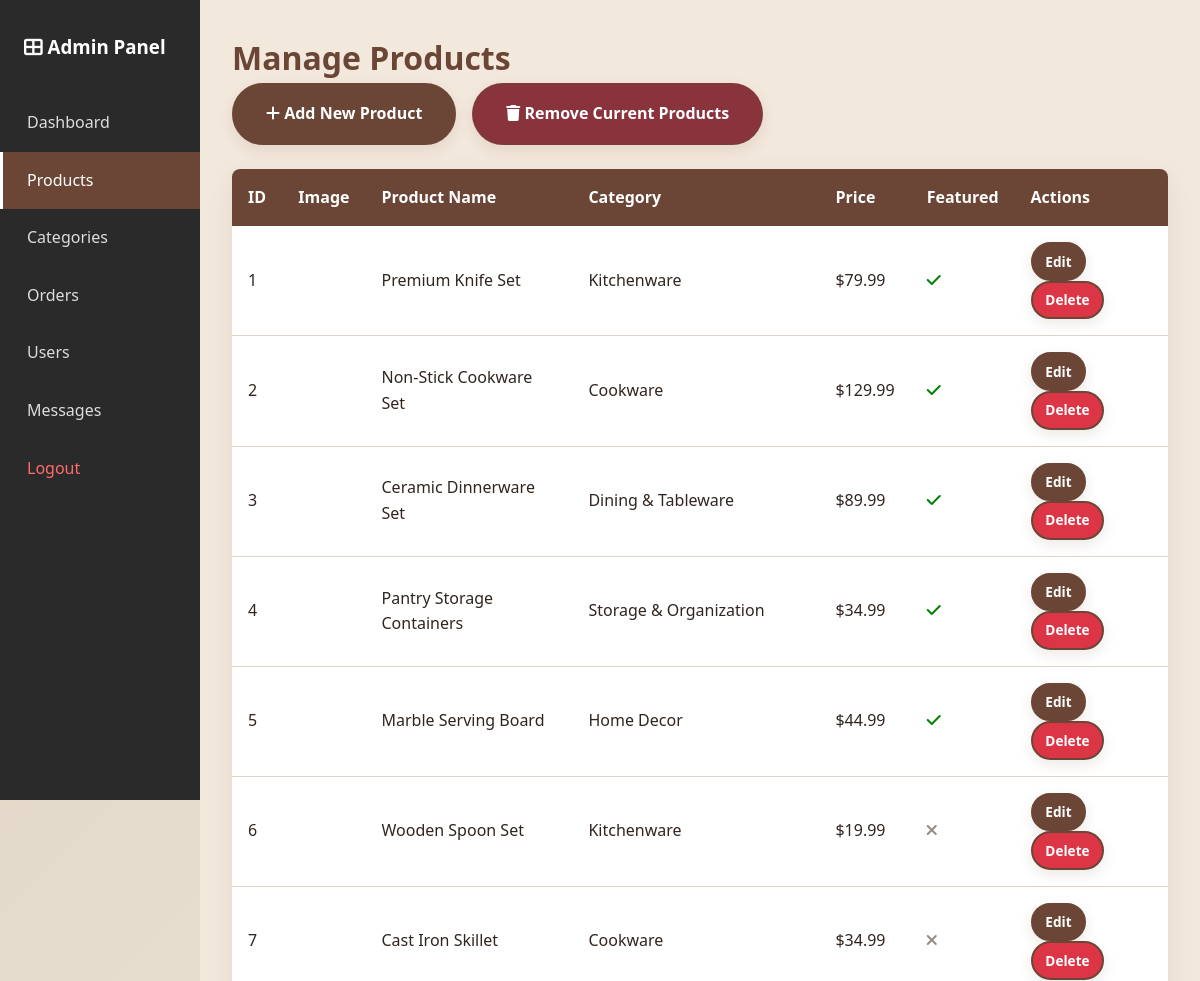
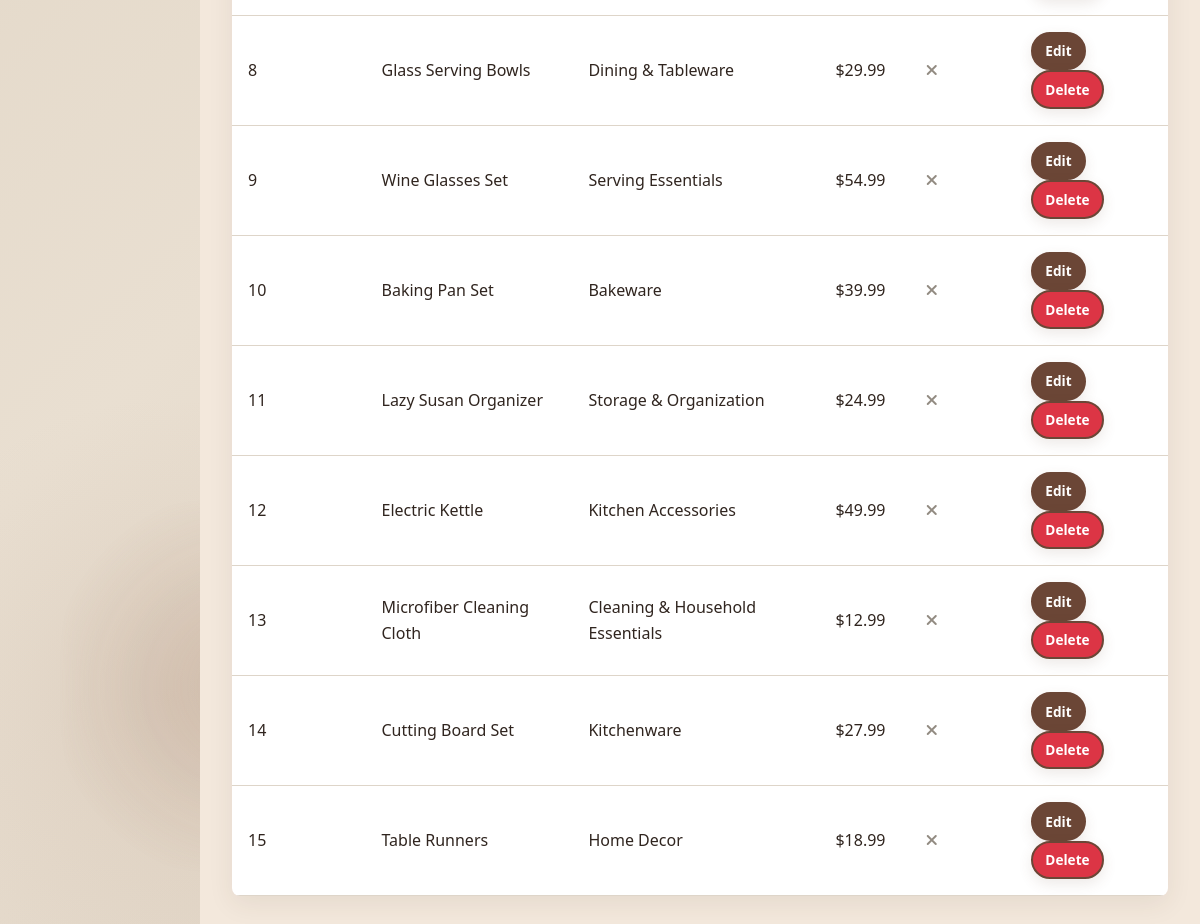
/admin/products.php (signed in), run on the app's committed database (2 pictures, top to bottom).
### tables this page shows
CREATE TABLE IF NOT EXISTS products (
    id INT PRIMARY KEY AUTO_INCREMENT,
    category_id INT NOT NULL,
    name VARCHAR(150) NOT NULL,
    description TEXT,
    price DECIMAL(10, 2) NOT NULL,
    discount_price DECIMAL(10, 2),
    stock INT DEFAULT 0,
    rating DECIMAL(3, 2) DEFAULT 0,
    image_url VARCHAR(255),
    featured INT DEFAULT 0,
    created_at TIMESTAMP DEFAULT CURRENT_TIMESTAMP,
    FOREIGN KEY (category_id) REFERENCES categories(id)
);

CREATE TABLE IF NOT EXISTS categories (
    id INT PRIMARY KEY AUTO_INCREMENT,
    name VARCHAR(100) NOT NULL UNIQUE,
    description TEXT,
    image_url VARCHAR(255),
    created_at TIMESTAMP DEFAULT CURRENT_TIMESTAMP
);

### includes/functions.php (called while the page is built, shortened)
<?php
function formatPrice($price) {
    return '$' . number_format($price, 2);
}
function getCategory($id) {
    global $conn;
    $id = intval($id);
    $result = $conn->query("SELECT * FROM categories WHERE id = $id");
    return $result->fetch_assoc();
}
function getProductImageUrl($product, $is_admin = false) {
    $prefix = $is_admin ? '../' : '';
    if (is_array($product)) {
        if (!empty($product['image_url'])) {
            $img = $product['image_url'];
            if (strpos($img, '/') === 0) {
                $img = substr($img, 1);
            }
            return $prefix . $img;
        }
    }
    return $prefix . 'images/placeholder.jpg';
}

### admin/products.php (the view, shortened to what this page needs)
<?php
require_once '../includes/db.php';
require_once '../includes/functions.php';
$action = $_GET['action'] ?? 'list';
include '../includes/header.php';
?>
<div class="admin-container">
    <aside class="admin-sidebar">
        <h3>
            <i class="fas fa-th-large"></i> Admin Panel
        </h3>
        <nav>
            <a href="dashboard.php">Dashboard</a>
            <a href="products.php" class="active">Products</a>
            <a href="categories.php">Categories</a>
            <a href="orders.php">Orders</a>
            <a href="users.php">Users</a>
            <a href="messages.php">Messages</a>
            <a href="../logout.php" onclick="showLogoutModal(event)" style="color: #ff6b6b;">
                Logout
            </a>
        </nav>
    </aside>
    <main class="admin-main">
        <h1 style="color: var(--brown); margin-top: 0;">
            Manage Products
        </h1>
        <?php if ($action == 'list'): ?>
            <div style="display: flex; gap: 1rem; margin-bottom: 1rem;">
                <a href="products.php?action=add" class="btn">
                    <i class="fas fa-plus"></i>
                    Add New Product
                </a>
                <a
                    href="products.php?action=clear_all"
                    class="btn btn-secondary"
                    onclick="return confirm('Are you sure you want to delete all current products?');"
                    style="background-color: #89343dff; color: #fff;"
                >
                    <i class="fas fa-trash"></i>
                    Remove Current Products
                </a>
            </div>
            <table class="admin-table">
                <thead>
                    <tr>
                        <th>ID</th>
                        <th>Image</th>
                        <th>Product Name</th>
                        <th>Category</th>
                        <th>Price</th>
                        <th>Featured</th>
                        <th>Actions</th>
                    </tr>
                </thead>
                <tbody>
                    <?php
                    $products = $conn->query(
                        "SELECT * FROM products ORDER BY created_at DESC"
                    );
                    while ($product = $products->fetch_assoc()):
                        $category = getCategory($product['category_id']);
                        $img_src = getProductImageUrl($product, true);
                    ?>
                        <tr>
                            <td>
                                <?php echo $product['id']; ?>
                            </td>
                            <td>
                                <img
                                    src="<?php echo $img_src; ?>"
                                    alt="<?php echo htmlspecialchars($product['name']); ?>"
                                    style="width: 45px; height: 45px; object-fit: cover; border-radius: 4px;"
                                    onerror="this.onerror=null; this.src='../images/placeholder.jpg'"
                                >
                            </td>
                            <td>
                                <?php echo htmlspecialchars($product['name']); ?>
                            </td>
                            <td>
                                <?php echo htmlspecialchars($category['name'] ?? 'Unknown'); ?>
                            </td>
                            <td>
                                <?php echo formatPrice($product['price']); ?>
                            </td>
                            <td>
                                <?php if ($product['featured']): ?>
                                    <span style="color: green;">
                                        <i class="fas fa-check"></i>
                                    </span>
                                <?php else: ?>
                                    <span style="color: var(--text-lighter);">
                                        <i class="fas fa-times"></i>
                                    </span>
                                <?php endif; ?>
                            </td>
                            <td>
                                <a
                                    href="products.php?action=edit&id=<?php echo $product['id']; ?>"
                                    class="btn btn-small"
                                    style="padding: 0.4rem 0.8rem; font-size: 0.85rem;"
                                >
                                    Edit
                                </a>
                                <a
                                    href="products.php?action=delete&id=<?php echo $product['id']; ?>"
                                    class="btn btn-small"
                                    onclick="return confirm('Delete this product?');"
                                    style="padding: 0.4rem 0.8rem; font-size: 0.85rem; background-color: #dc3545;"
                                >
                                    Delete
                                </a>
                            </td>
                        </tr>
                    <?php endwhile; ?>
                </tbody>
            </table>
        <?php endif; ?>
    </main>
</div>
</body>
</html>

### css/style.css (style rules this page uses)
:root { --primary-bg: #faf8f6; --secondary-bg: #f5f1ed; --tertiary-bg: #efe9e3; --accent-light: #e8dfd5; --text-dark: #3a3a3a; --text-light: #6b6b6b; --text-lighter: #999; --border-color: #ddd8d0; --brown: #8b7355; --accent-brown: #a68070; --shadow: 0 2px 8px rgba(0, 0, 0, 0.08); --shadow-lg: 0 8px 24px rgba(0, 0, 0, 0.12); --transition: all 0.3s ease; }
* { margin: 0; padding: 0; box-sizing: border-box; }
html { scroll-behavior: smooth; width: 100%; overflow-x: hidden; }
body { font-family: 'Segoe UI', Tahoma, Geneva, Verdana, sans-serif; background-color: var(--primary-bg); color: var(--text-dark); line-height: 1.6; width: 100%; min-height: 100vh; overflow-x: hidden; }
img { max-width: 100%; }
a { text-decoration: none; color: inherit; }
.btn { display: inline-block; padding: 1rem 2rem; background-color: var(--brown); color: white; border-radius: 8px; font-weight: 600; transition: var(--transition); border: 2px solid var(--brown); cursor: pointer; font-size: 1rem; text-align: center; }
.btn-secondary { background-color: transparent; color: var(--brown); }
.btn-small { padding: 0.75rem 1.5rem; font-size: 0.95rem; }
.admin-container { display: grid; grid-template-columns: 200px 1fr; min-height: 100vh; width: 100%; }
.admin-sidebar { background-color: #2a2a2a; color: white; padding: 2rem 0; position: sticky; top: 0; max-height: 100vh; overflow-y: auto; }
.admin-sidebar h3 { padding: 0 1.5rem; margin-bottom: 2rem; }
.admin-sidebar a { display: block; padding: 1rem 1.5rem; color: #ddd; text-decoration: none; transition: all 0.3s ease; border-left: 3px solid transparent; }
.admin-sidebar a:hover, .admin-sidebar a.active { background-color: var(--brown); border-left-color: white; color: white; }
.admin-main { padding: 2rem; background-color: var(--primary-bg); min-width: 0; overflow-x: hidden; }
.admin-table { width: 100%; border-collapse: collapse; background-color: white; box-shadow: var(--shadow); border-radius: 8px; overflow: hidden; }
.admin-table th { background-color: var(--brown); color: white; padding: 1rem; text-align: left; font-weight: 600; }
.admin-table td { padding: 1rem; border-bottom: 1px solid var(--border-color); }

### css/delight-theme.css (style rules this page uses)
body { background: var(--primary-bg); color: var(--text-dark); }
.btn { border-color: #49372d; border-radius: 999px; background: #49372d; box-shadow: 0 5px 14px rgba(73, 55, 45, 0.12); transition: transform 0.25s ease, background-color 0.25s ease, box-shadow 0.25s ease; }
.btn-secondary { border-color: #c9bdae; background: transparent; color: #49372d; box-shadow: none; }
.btn { border-color: #49372d; background-color: #49372d; }
.btn, .dh-hero, .dh-promo, .footer { background-color: #49372d; }
.btn { border-color: #49372d; box-shadow: 0 5px 14px rgba(73, 55, 45, 0.14); }
.btn-secondary { background-color: transparent; color: #49372d; }
.btn { border-color: var(--brown); background: var(--brown); box-shadow: 0 5px 14px rgba(107, 70, 54, 0.12); }
.btn-secondary { border-color: rgba(107, 70, 54, 0.3); background: transparent; color: var(--brown); }
body { background: radial-gradient(circle at 12% 12%, rgba(169, 135, 114, 0.16) 0, rgba(169, 135, 114, 0.07) 9rem, transparent 19rem), radial-gradient(circle at 90% 48%, rgba(250, 244, 237, 0.76) 0, rgba(250, 244, 237, 0.3) 10rem, transparent 21rem), radial-gradient(circle at 14% 88%, rgba(169, 135, 114, 0.14) 0, rgba(169, 135, 114, 0.06) 9rem, transparent 19rem), linear-gradient(135deg, #ded2c1 0%, #e9dfd1 48%, #d9cbbb 100%); background-attachment: fixed; color: #30251f; isolation: isolate; }
body::before { position: fixed; z-index: 0; inset: 0; background: radial-gradient(circle, rgba(169, 135, 114, 0.3) 0, rgba(169, 135, 114, 0.19) 36%, rgba(169, 135, 114, 0.06) 62%, transparent 76%) 4% 18% / 340px 340px no-repeat, radial-gradient(circle, rgba(250, 244, 237, 0.98) 0, rgba(250, 244, 237, 0.72) 38%, rgba(169, 135, 114, 0.16) 66%, transparent 80%) 92% 52% / 390px 390px no-repeat, radial-gradient(circle, rgba(169, 135, 114, 0.27) 0, rgba(169, 135, 114, 0.16) 38%, rgba(169, 135, 114, 0.05) 65%, transparent 78%) 8% 96% / 360px 360px no-repeat; content: ''; filter: blur(8px); opacity: 0.95; pointer-events: none; }
body > * { position: relative; z-index: 1; }

### data on the page
products: id "1", name "Premium Knife Set", category.name "Kitchenware", price "$79.99", featured 1 (drawn)
products: id "2", name "Non-Stick Cookware Set", category.name "Cookware", price "$129.99", featured 1 (drawn)
products: id "3", name "Ceramic Dinnerware Set", category.name "Dining & Tableware", price "$89.99", featured 1 (drawn)
products: id "4", name "Pantry Storage Containers", category.name "Storage & Organization", price "$34.99", featured 1 (drawn)
products: id "5", name "Marble Serving Board", category.name "Home Decor", price "$44.99", featured 1 (drawn)
products: id "6", name "Wooden Spoon Set", category.name "Kitchenware", price "$19.99", featured 0 (drawn)
products: id "7", name "Cast Iron Skillet", category.name "Cookware", price "$34.99", featured 0 (drawn)
products: id "8", name "Glass Serving Bowls", category.name "Dining & Tableware", price "$29.99", featured 0 (drawn)
products: id "9", name "Wine Glasses Set", category.name "Serving Essentials", price "$54.99", featured 0 (drawn)
products: id "10", name "Baking Pan Set", category.name "Bakeware", price "$39.99", featured 0 (drawn)
products: id "11", name "Lazy Susan Organizer", category.name "Storage & Organization", price "$24.99", featured 0 (drawn)
products: id "12", name "Electric Kettle", category.name "Kitchen Accessories", price "$49.99", featured 0 (drawn)
products: id "13", name "Microfiber Cleaning Cloth", category.name "Cleaning & Household Essentials", price "$12.99", featured 0 (drawn)
products: id "14", name "Cutting Board Set", category.name "Kitchenware", price "$27.99", featured 0 (drawn)
products: id "15", name "Table Runners", category.name "Home Decor", price "$18.99", featured 0 (drawn)
